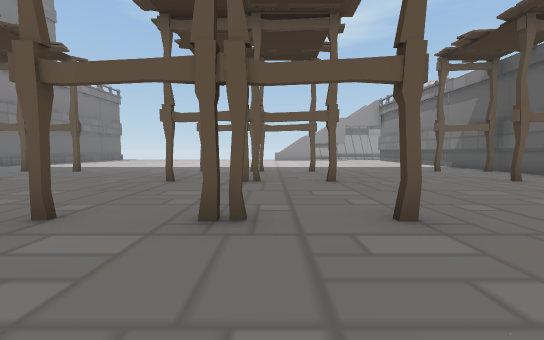
[1] (above)

19 first-person views from a walk through a 3-D level made in the Unity game engine. The camera is 1.4 m above the floor, tilts 4° down and sees 90° across. The floor is counted in squares, 2 m on a side. Each view is taken from the middle of a square. On the plan, view 1 faces up. The plan holds only what a view shows up to about 9 squares ahead; the rest is blank. The place goes on beyond the plan. The player character is not drawn.

[2]
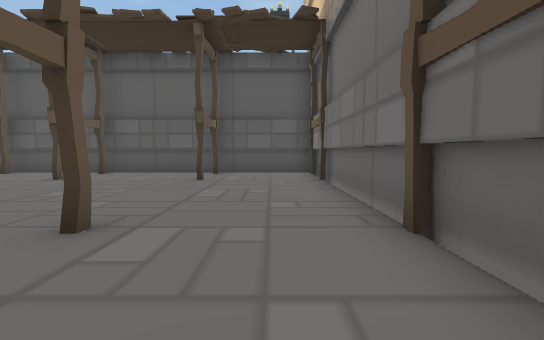

[3]
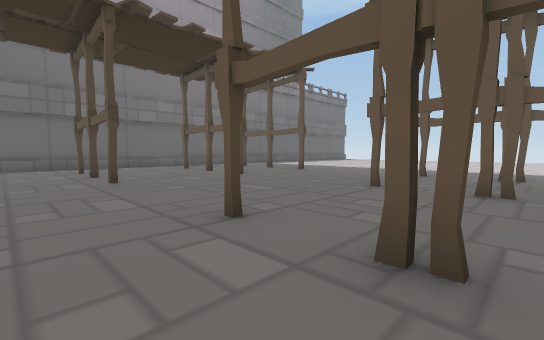

[4]
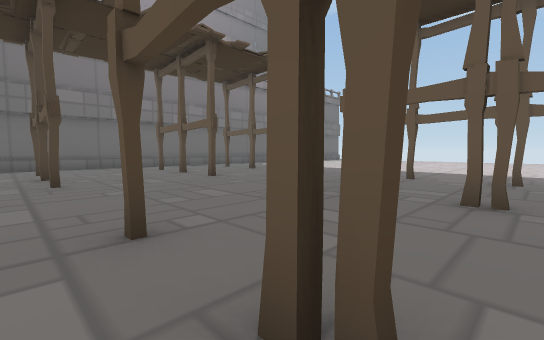

[5]
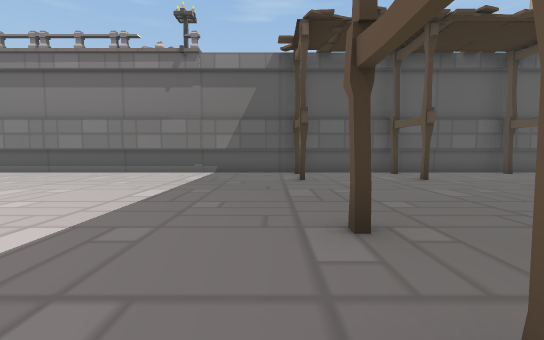

[6]
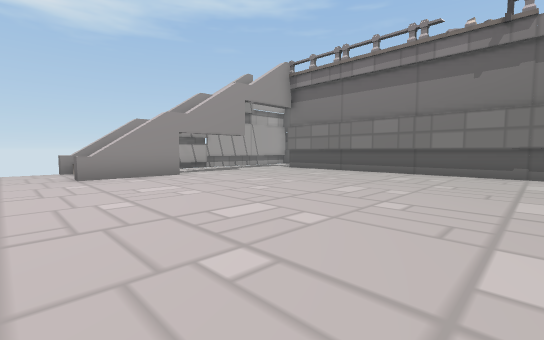

[7]
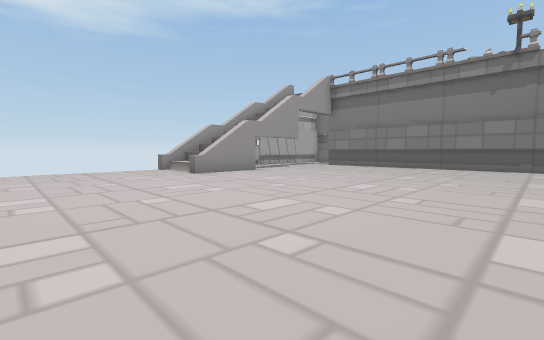

[8]
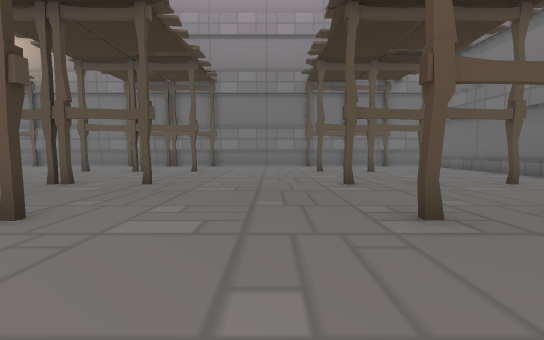

[9]
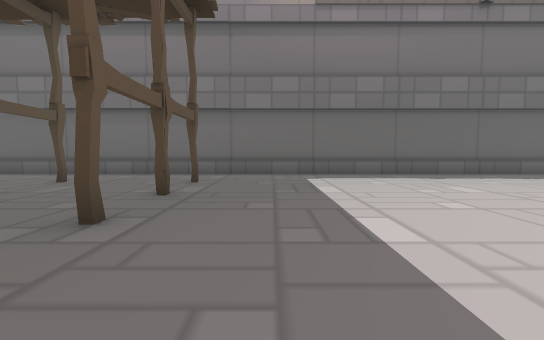

[10]
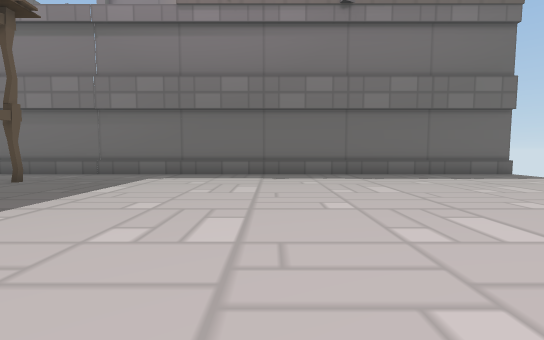

[11]
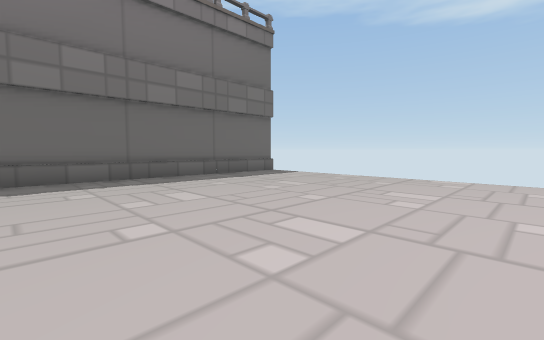

[12]
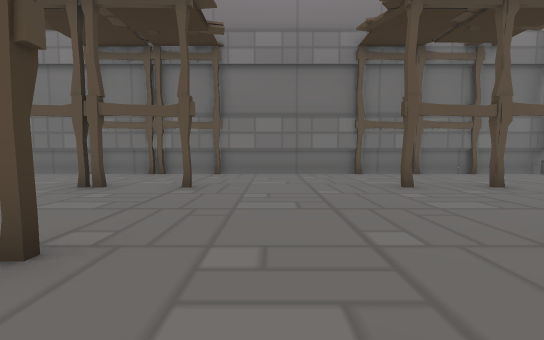

[13]
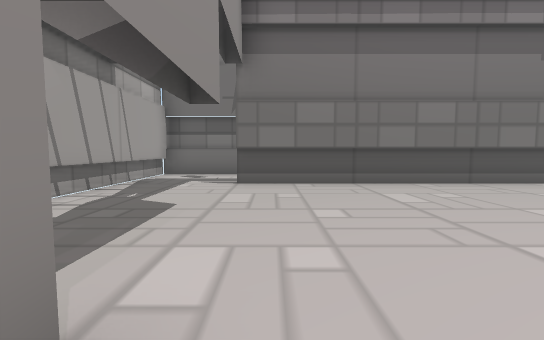

[14]
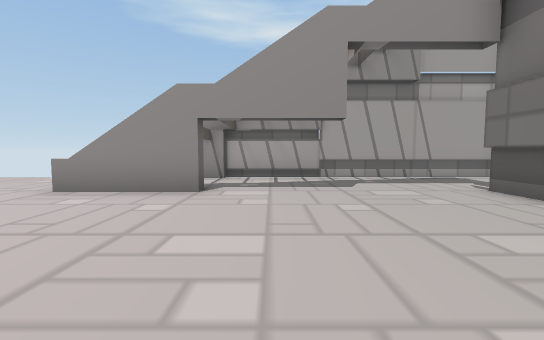

[15]
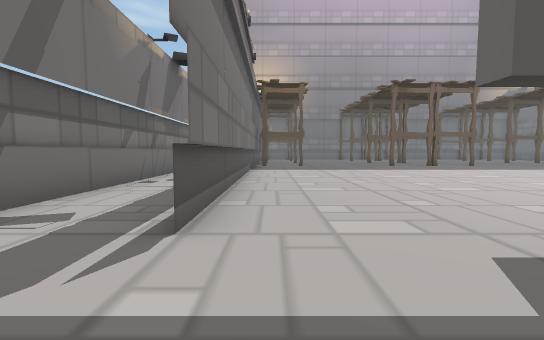

[16]
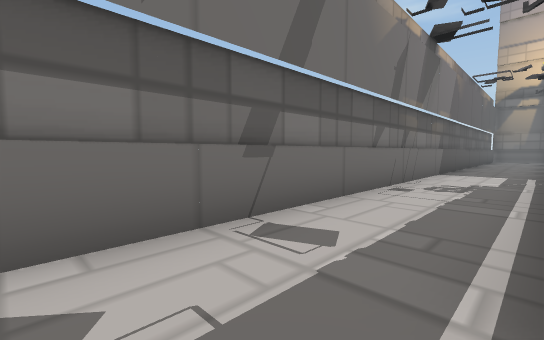

[17]
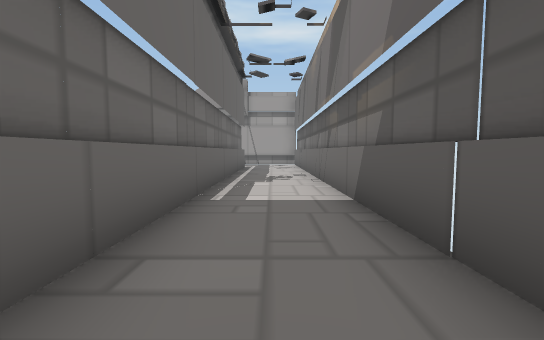

[18]
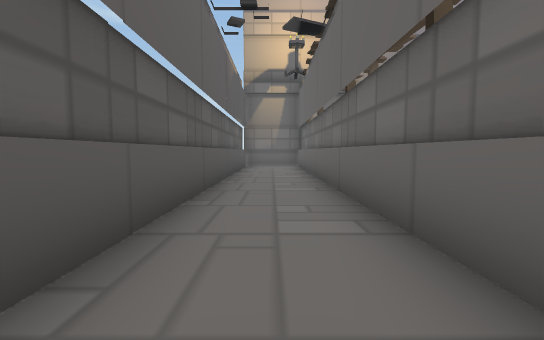

[19]
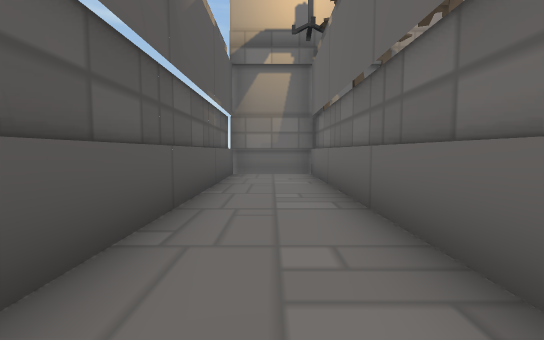

### Floor plan
Points are (right, up) in squares from view 1. A wall is a line through its corners. A room is listed if a view was taken in it or the views show most of it. See-through windows are left out.
Room 1 (views 1, 2, 3, 4, 5, 6, 7, 8, 9, 10, 11, 12, 13, 14, 15, 16, 17, 18, 19)
walls: (-0.2, 9.2) (-0.8, 9.2); (-0.8, 6.3) (-0.2, 6.3); (-0.2, 6.2) (-0.8, 6.2); (-0.8, 2.8) (-0.2, 2.8); (-0.2, 2.7) (-0.8, 2.7); (7.8, 7.5) (7.8, 19.9); (2.8, 20) (2.8, 19.6) (0.2, 19.6); (7.8, 17.1) (7.8, -0.3) (7.8, 7); (-0.8, -0.2) (-0.2, -0.2); (-1.4, -0.4) (-0.4, -0.4); (-0.2, -0.4) (6.3, -0.4); (1.4, 22.2) (0.2, 22.2); (-12.3, 5.1) (-12.3, 2); (-8, -0.4) (-1.5, -0.4); (6.4, -0.4) (10.2, -0.4) (10.2, 22.2) (2.2, 22.2); (-12.3, 1.6) (-12.3, 1); (-10.7, -0.4) (-8.4, -0.4); (-12.3, 22.4) (-12.3, 5.7); (-12.4, -0.4) (-11, -0.4)
ways out: gap at (-0.5, 3); gap at (-0.5, 6); gap at (-0.5, 9); gap at (7, 3); gap at (7, 6); gap at (7, 9)

Where each view was taken, in squares from view 1:
view 1: 0 up, 0 right, facing up
view 2: 1 up, 1 left, facing right
view 3: 1 up, 0 right, facing up-left
view 4: 2 up, 0 right, facing up-left
view 5: 10 up, 1 left, facing right
view 6: 12 up, 1 left, facing up-right
view 7: 12 up, 4 left, facing up-right
view 8: 12 up, 5 left, facing down
view 9: 11 up, 4 left, facing left
view 10: 15 up, 4 left, facing left
view 11: 15 up, 5 left, facing up-left
view 12: 8 up, 4 left, facing down
view 13: 19 up, 2 right, facing right
view 14: 15 up, 4 right, facing up
view 15: 22 up, 7 right, facing down
view 16: 21 up, 8 right, facing down-right
view 17: 8 up, 9 right, facing up
view 18: 12 up, 9 right, facing down
view 19: 8 up, 9 right, facing down
